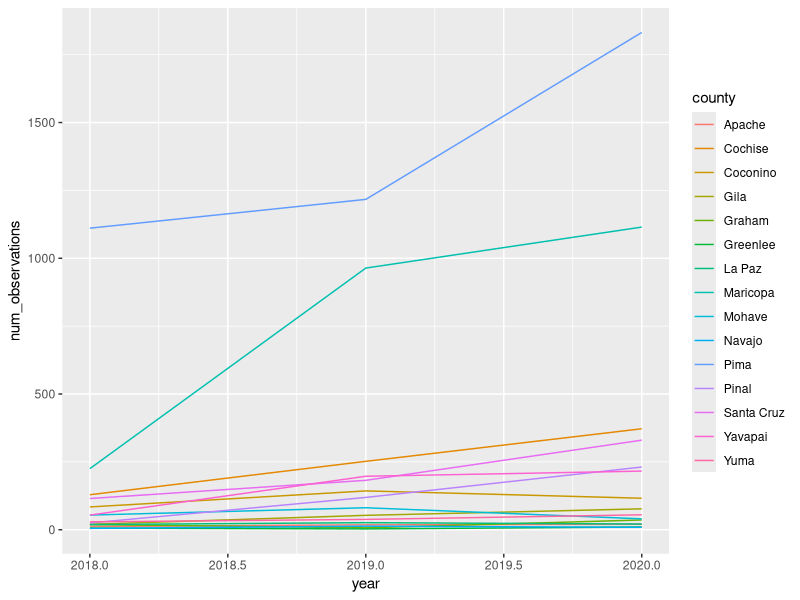
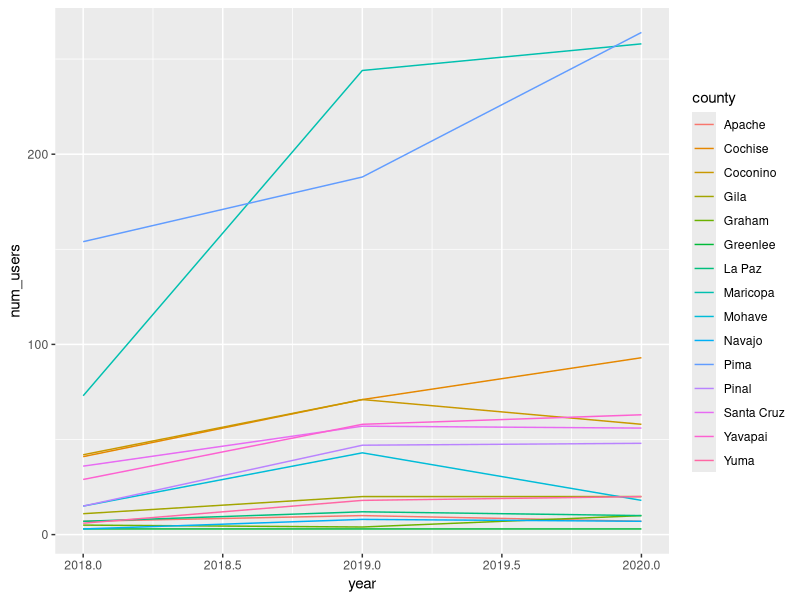
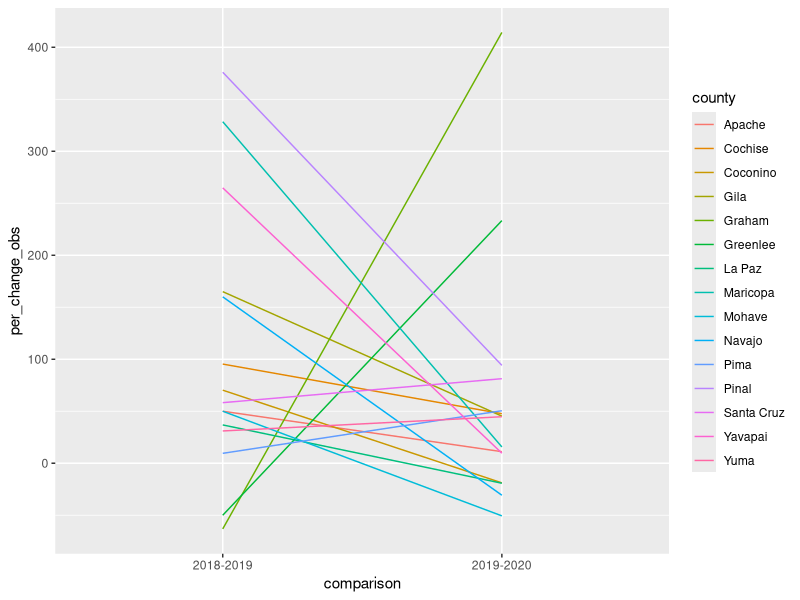
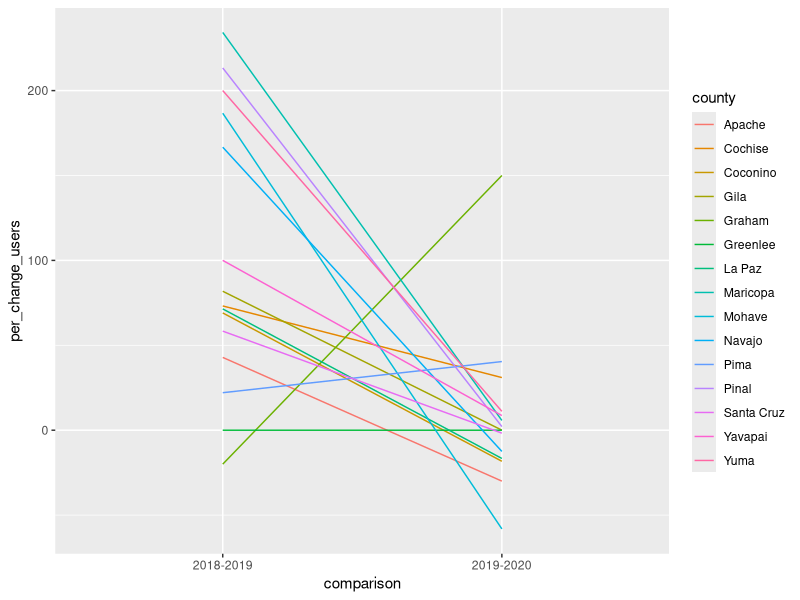

R code for these plots, in order:
# Analyses of Arizona iNat data re COVID19 (%change by county)
# Kathleen L Prudic
# klprudic@arizona.edu
# created 2020-07-09

# Remove wonton variables 
rm(list = ls())

# Load additional packages
library(tidyverse)
library(lubridate)

# Load data 
arizona_obs <- read_csv(file = "data/2018-2020-iNat-Arizona.csv")

# Filter data to have months March, April, May only
arizona_spring <- arizona_obs %>%
  filter(month(observed_on) %in% c(3, 4, 5))

# Count number of unique users and observations by county for 2018, 2019, 2020
# Column names are county, year, users, observations
arizona_counts <- arizona_spring %>%
  group_by(place_county_name, year(observed_on)) %>%
  summarize(num_observations = n(), 
            num_users = length(unique(user_id)))

# Rename columns from place_county_name to county and year(observed_on) to year
arizona_counts <- arizona_counts %>% 
  rename(county = place_county_name, 
         year = "year(observed_on)")

# Plot number of observations 
obs_plot <- ggplot(data = arizona_counts, mapping = aes(x = year, 
                                                        y = num_observations,
                                                        group = county, 
                                                        color = county)) +
  geom_line()
obs_plot

# Plot number of users
users_plot <- ggplot(data = arizona_counts, mapping = aes (x = year, 
                                                           y = num_users,
                                                           group = county,
                                                           color = county)) +
  geom_line()
users_plot

# Calculate percent change in observations 2018-2019 and 2019-2020 
# by spring (Mar-May) and county
# ((observations in year t/ observations in year t-1) -1) * 100

arizona_obs_change <- arizona_counts %>% 
  mutate(prev_obs = lag(num_observations)) %>%
  filter(!is.na(prev_obs)) %>%
  mutate(per_change_obs = (((num_observations/prev_obs)-1) * 100)) %>%
  select(-prev_obs) %>% 
  mutate(comparison = if_else(year == 2019, 
                              true = "2018-2019", 
                              false = "2019-2020"))

# Plot percent change in observations
change_obs_plot <- ggplot(data = arizona_obs_change, 
                          mapping = aes(x = comparison, 
                                        y = per_change_obs,
                                        group = county, 
                                        color = county)) +
  geom_line()
change_obs_plot


# Calculate percent change in users 2018-2019 and 2019-2020 
# by spring (Mar-May) and county

arizona_users_change <- arizona_counts %>% 
  mutate(prev_users = lag(num_users)) %>%
  filter(!is.na(prev_users)) %>%
  mutate(per_change_users = (((num_users/prev_users)-1) * 100)) %>%
  select(-prev_users) %>% 
  mutate(comparison = if_else(year == 2019, 
                              true = "2018-2019", 
                              false = "2019-2020"))

# Plot percent change in users

change_users_plot <- ggplot(data = arizona_users_change, 
                          mapping = aes(x = comparison, 
                                        y = per_change_users,
                                        group = county, 
                                        color = county)) +
  geom_line()
change_users_plot

# Create dataframe for observations t test
arizona_obs_ttest <- arizona_obs_change %>% 
  select(county, year, per_change_obs) %>%
  pivot_wider(names_from = year, values_from = per_change_obs)

# t test on change in growth in observations

obs_t_test <- t.test(x = arizona_obs_ttest$`2019`, 
                     y = arizona_obs_ttest$`2020`, 
                     paired = TRUE)

# Create dataframe for users t test
arizona_users_ttest <- arizona_users_change %>% 
  select(county, year, per_change_users) %>%
  pivot_wider(names_from = year, values_from = per_change_users)

# t test on change in growth in users

users_t_test <- t.test(x = arizona_users_ttest$`2019`, 
                     y = arizona_users_ttest$`2020`, 
                     paired = TRUE)

